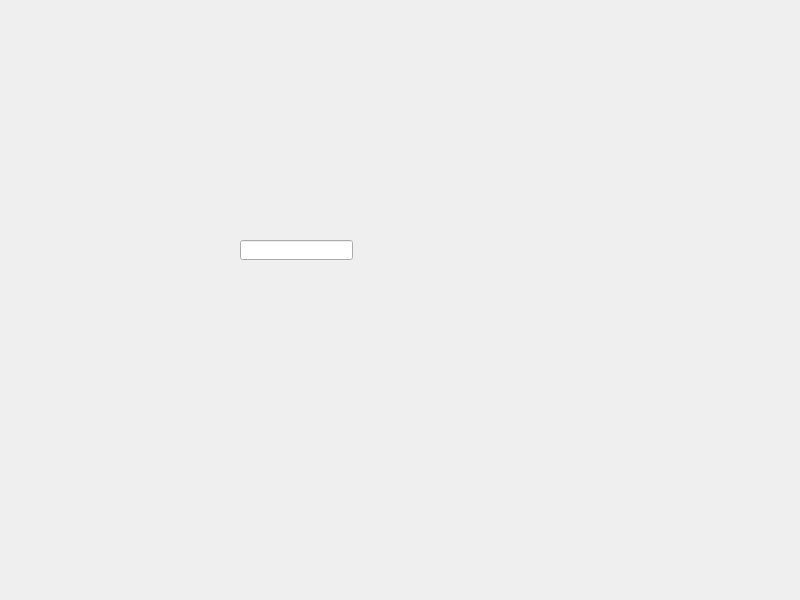
<?xml version="1.0" encoding="UTF-8"?>
<ui version="4.0">
 <class>Widget</class>
 <widget class="QWidget" name="Widget">
  <property name="geometry">
   <rect>
    <x>0</x>
    <y>0</y>
    <width>800</width>
    <height>600</height>
   </rect>
  </property>
  <property name="windowTitle">
   <string>Widget</string>
  </property>
  <widget class="QLineEdit" name="lineEdit">
   <property name="geometry">
    <rect>
     <x>240</x>
     <y>240</y>
     <width>113</width>
     <height>20</height>
    </rect>
   </property>
  </widget>
 </widget>
 <resources/>
 <connections/>
</ui>
